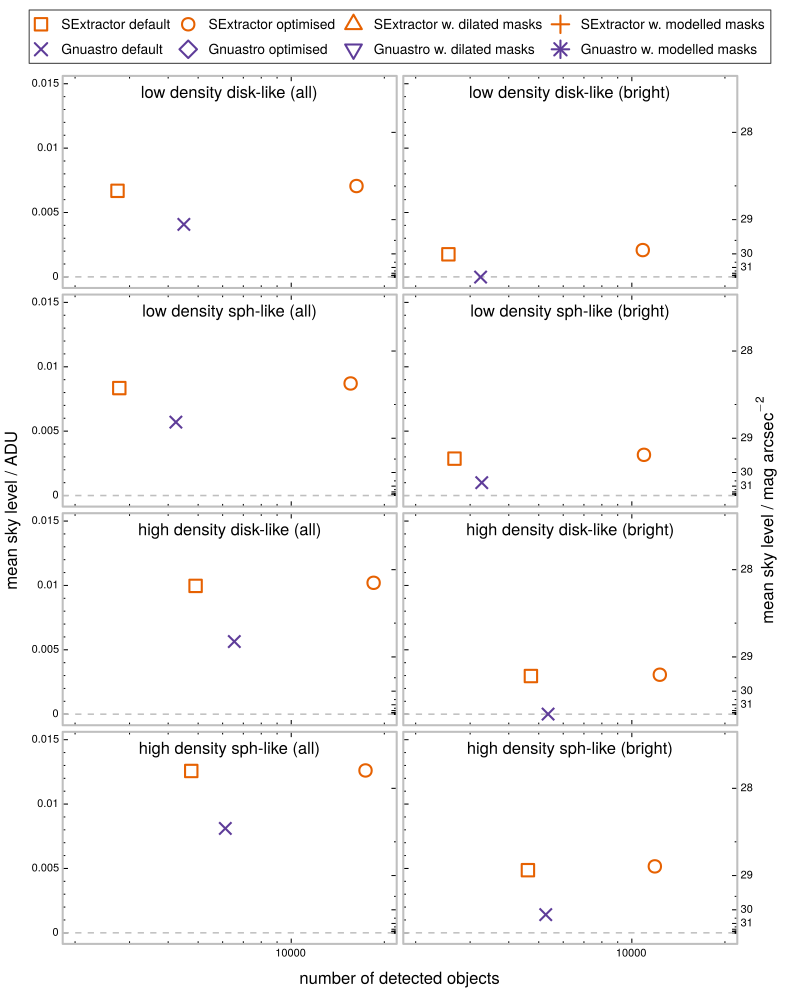

The script that drew this image:
#!/usr/bin/Rscript --no-init-file

# setup
require("astro", quietly=TRUE)
#palette(c("#000000", "#e66101", "#5e3c99", "#fdb863", "#b2abd2", "#edf8b1", "#7fcdbb", "#2c7fb8"))
set.seed(3125)

# definitions
#files = system("ls -1 ../../source_extraction/*/stats*.csv", intern=TRUE)
files = c(  "../../source_extraction/sex_default/stats_sex_default.csv"
            ,"../../source_extraction/sex_optimised/stats_sex_optimised.csv"
            ,"../../source_extraction/sex_dilated/stats_sex_dilated.csv"
            ,"../../source_extraction/sex_modelled/stats_sex_modelled.csv"
            ,"../../source_extraction/gnuastro_default/stats_gnuastro_default.csv"
            ,"../../source_extraction/gnuastro_optimised/stats_gnuastro_optimised.csv"
            ,"../../source_extraction/gnuastro_dilated/stats_gnuastro_dilated.csv"
            ,"../../source_extraction/gnuastro_modelled/stats_gnuastro_modelled.csv"
)
methods = c( "SExtractor default"
            ,"SExtractor optimised"
            ,"SExtractor w. dilated masks"
            ,"SExtractor w. modelled masks"
            ,"Gnuastro default"
            ,"Gnuastro optimised"
            ,"Gnuastro w. dilated masks"
            ,"Gnuastro w. modelled masks"
)
regions = c( "low density disk-like (all)"
            ,"low density disk-like (bright)"
            ,"low density sph-like (all)"
            ,"low density sph-like (bright)"
            ,"high density disk-like (all)"
            ,"high density disk-like (bright)"
            ,"high density sph-like (all)"
            ,"high density sph-like (bright)"
)

# data read loop
nums = fluxes = {}
for(i in 1:length(files)){
    if(file.exists(files[i])){
        dat = read.csv(files[i], stringsAsFactors=FALSE)
        nums = rbind(nums, dat[,"NOBJ"])
        fluxes = rbind(fluxes, dat[,"SKYMEAN"])
    }else{
        nums = rbind(nums, rep(NA,8))
        fluxes = rbind(fluxes, rep(NA,8))
    }
}
rownames(nums) = rownames(fluxes) = paste0("method",1:8)
colnames(nums) = colnames(fluxes) = dat[,"ID"]
fn = function(flux){-2.5*log10(flux/(0.168^2))+27}

# dev
cairo_pdf(file="skylevel.pdf", width=8, height=10)
palette(c("#000000", "#e66101", "#5e3c99", "#fdb863", "#b2abd2", "#edf8b1", "#7fcdbb", "#2c7fb8"))

# par
layout(matrix(1:8,byrow=T,ncol=2))
par("mar"=c(0.25,0.25,0.25,0.25))
par("oma"=c(4,4.5,5.5,4.5))
cex = 2.5
lwd = 2
pch = c(0,1,2,3,4,5,6,8)

# loop
for(i in 1:ncol(nums)){
    
    # plot
    labs = {}
    if(i %in% c(7,8)){labs = c(labs,1)}
    if(i %in% c(1,3,5,7)){labs = c(labs,2)}
    #if(i %in% c(1,2)){labs = c(labs,3)}
    aplot(NA, xlim=c(2000,20000), ylim=c(-0.00025,0.015), xlab="", ylab="", las=1, side=1:3, log="x", labels=labs, ynmin=4, bty="n")
    aaxis(side=4, fn=fn, at=c(28:38), labels=FALSE, nmin=1)
    if(i %in% c(2,4,6,8)){
        aaxis(side=4, fn=fn, at=c(28,29,30,31), tick=FALSE, las=1)
    }
    abline(h=0, lwd=1.5, col="grey75", lty=2, lend=1)
    
    # points
    apoints(nums[,i], fluxes[,i], pch=pch, lwd=lwd, cex=cex, lend=1, col=c(rep(2,4),rep(3,4)))
    
    # finish up
    label("top", lab=regions[i], cex=1.5, inset=0.5)
    abox()
    
}

# labels & legend
par("xpd"=NA)
mtext(side=1, line=2, text="number of detected objects", outer=T)
mtext(side=2, line=3, text="mean sky level / ADU", outer=T)
mtext(side=4, line=2, text=bquote(paste("mean sky level / mag ", arcsec^{-2})), outer=T)
alegend("top", legend=methods, ncol=4, byrow=T, inset=0.5, outer=TRUE, seg.len=0.15*cex, seg.gap=0.25*cex,  type=setNames(apply(cbind(pch=pch,lwd=lwd,col=c(rep(2,4),rep(3,4)),cex=cex), 1, as.list), rep("p",8)), bty="o", cex=1.25)

# finish up
graphics.off()
